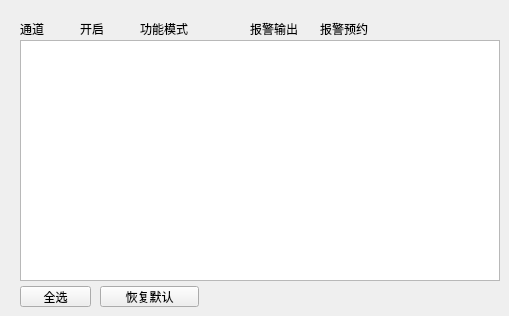
     <widget class="QWidget" name="page_warn_deviceWarn">
      <widget class="QPushButton" name="pushButton_deviceWarn_selectAll">
       <property name="geometry">
        <rect>
         <x>20</x>
         <y>286</y>
         <width>71</width>
         <height>21</height>
        </rect>
       </property>
       <property name="text">
        <string>全选</string>
       </property>
      </widget>
      <widget class="QLabel" name="label_deviceWarn_channelId">
       <property name="geometry">
        <rect>
         <x>20</x>
         <y>20</y>
         <width>31</width>
         <height>17</height>
        </rect>
       </property>
       <property name="text">
        <string>通道</string>
       </property>
      </widget>
      <widget class="QPushButton" name="pushButton_deviceWarn_default">
       <property name="geometry">
        <rect>
         <x>100</x>
         <y>286</y>
         <width>99</width>
         <height>21</height>
        </rect>
       </property>
       <property name="text">
        <string>恢复默认</string>
       </property>
      </widget>
      <widget class="QLabel" name="label_deviceWarn_warnOrder">
       <property name="geometry">
        <rect>
         <x>320</x>
         <y>20</y>
         <width>67</width>
         <height>17</height>
        </rect>
       </property>
       <property name="text">
        <string>报警预约</string>
       </property>
      </widget>
      <widget class="QListWidget" name="listWidget_deviceWarn_list">
       <property name="geometry">
        <rect>
         <x>20</x>
         <y>40</y>
         <width>480</width>
         <height>241</height>
        </rect>
       </property>
      </widget>
      <widget class="QLabel" name="label_deviceWarn_open">
       <property name="geometry">
        <rect>
         <x>80</x>
         <y>20</y>
         <width>41</width>
         <height>17</height>
        </rect>
       </property>
       <property name="text">
        <string>开启</string>
       </property>
      </widget>
      <widget class="QLabel" name="label_deviceWarn_model">
       <property name="geometry">
        <rect>
         <x>140</x>
         <y>20</y>
         <width>67</width>
         <height>17</height>
        </rect>
       </property>
       <property name="text">
        <string>功能模式</string>
       </property>
      </widget>
      <widget class="QLabel" name="label_deviceWarn_warnOut">
       <property name="geometry">
        <rect>
         <x>250</x>
         <y>20</y>
         <width>67</width>
         <height>17</height>
        </rect>
       </property>
       <property name="text">
        <string>报警输出</string>
       </property>
      </widget>
     </widget>
